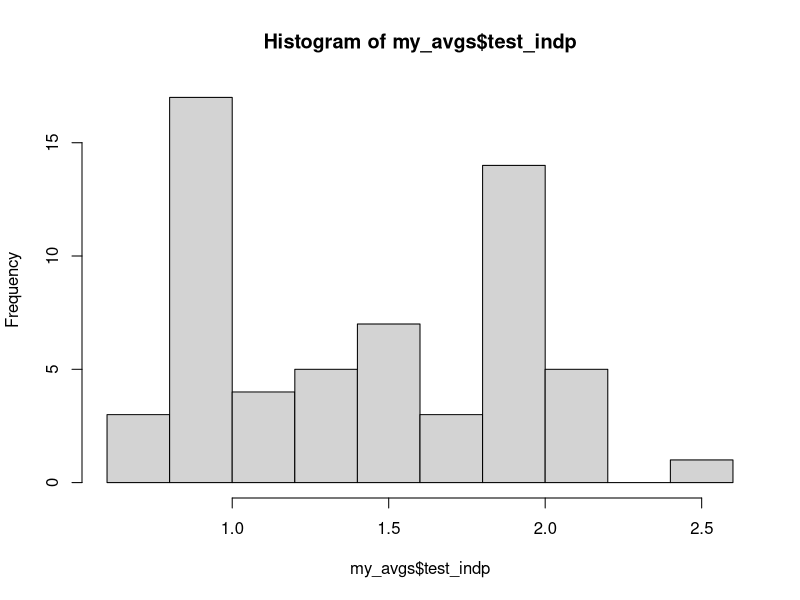
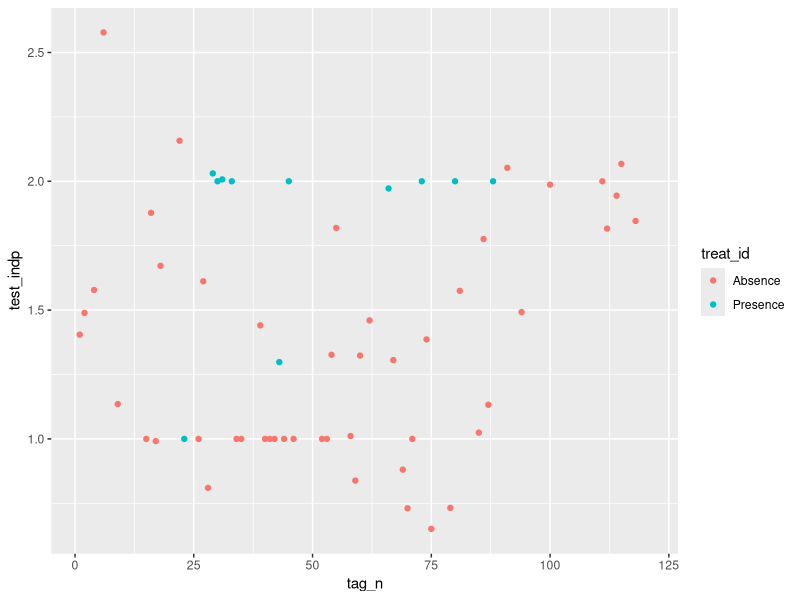
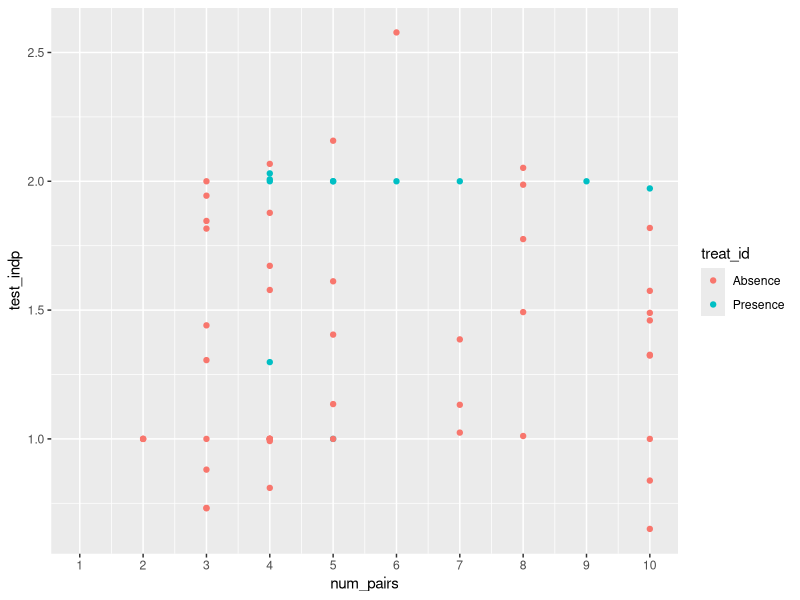

Source code (R) for these figures, in order: (Note: this script raises an error after producing the figures.)
#libraries
library(ggplot2)
library(plyr)
library(MASS)

#Custom functions
mean_NA <- function(x){ #Take means without getting errors due to NAs
  val_out <-mean(x,na.rm=T)
  return(val_out)
}

sum_NA <- function(x){
  val_out <- sum(x, na.rm=T)
  return(val_out)
}

r <- function(degrees){ #This function is for properly calculating the (x,y) after a move distance and angle
  degrees * (pi/180) #trig functions in r use radians, not degrees, so we need to convert them
}

#' Import data
data <- read.csv("data/cleaned_data_2016.csv", na.strings="NA")

#' Data cleaning
data$x <- as.numeric(data$x)
data$y <- as.numeric(data$y)

##############Calculate Independence Between Steps ################################

#' To calculate the independence between steps follow Turchin 1998 pg 250.
alive_data <- data[data$status == 0 & !is.na(data$status),]

#' Create empty matrix to store steps

head(alive_data)
my_tags <- unique(alive_data$qbtag) #creates a vector of each unique QB tag identifier
my_avgs <- as.data.frame(matrix(NA, nrow=length(my_tags), ncol=3)) #matrix to store average displacements
colnames(my_avgs) <- c("tag_n","average_x","average_y") #name columns of matrix
my_avgs$tag_n <- my_tags #fill out column of tag label

alive_data$x_dis <- NA #creates empty columns for displacement
alive_data$y_dis <- NA
alive_data$xi_min_xbar <- NA #creates empty columns for Xi - Xbar
alive_data$yi_min_ybar <- NA #creates empty columns for yi - ybar
my_avgs$s2 <- NA #empty column to store each larval s^2
my_avgs$d2 <- NA #empty column to store each larval d^2
my_avgs$num_pairs <- NA #empty column to store the number of pairs of successive observations for each caterpillar
my_avgs$treatment <- NA #empty column to store the treatment of each caterpillar

#' These loops calculate s^2 and d^2 for each larva
for(j in my_tags){#This for loop goes through the dataset and creates a temporary data set containing only the observations for larvae j
  dat_temp <- alive_data[alive_data$qbtag==j,]
  dat_temp$x_dis <- NA #creates empty columns for displacement
  dat_temp$y_dis <- NA
  dat_temp$xi_min_xbar <- NA #creates empty columns for Xi - Xbar
  dat_temp$yi_min_ybar <- NA #creates empty columns for yi - ybar
  dat_temp$xii_min_xi <- NA #creates empty columns for Xi+1 - Xi
  dat_temp$yii_min_yi <- NA #creates empty columns for Yi+1 - Yi
  
  for(i in 2:nrow(dat_temp)){ #this for loop calculates the difference in sequential time points x and y values to get displacements
    dat_temp$x_dis[i] <- dat_temp[i,"x"] - dat_temp[i-1,"x"] #calculates xi displacement
    dat_temp$y_dis[i] <- dat_temp[i,"y"] - dat_temp[i-1,"y"] #calculates yi displacement
    
    if(i == nrow(dat_temp)){#once the for loop reaches the last observation in temp dat, it averages the observations and puts them in a df
      my_avgs[my_avgs$tag_n==j,"average_x"] <- mean_NA(dat_temp$x_dis) #averages xi displacements
      my_avgs[my_avgs$tag_n==j,"average_y"] <- mean_NA(dat_temp$y_dis) #averages yi displacements
    }
    
  }
  alive_data[alive_data$qbtag==j,"x_dis"] <-dat_temp$x_dis #stores the displacements in the dataset, not necessary to store but whatevs
  alive_data[alive_data$qbtag==j,"y_dis"] <-dat_temp$y_dis
  
  for(i in 2:nrow(dat_temp)){ #This loop calculates the deviation for each displacement
    dat_temp$xi_min_xbar[i] <- dat_temp[i,"x_dis"] - my_avgs[my_avgs$tag_n==j,"average_x"] #Xi - Xbar
    dat_temp$yi_min_ybar[i] <- dat_temp[i,"y_dis"] - my_avgs[my_avgs$tag_n==j,"average_y"] #yi - ybar
  }
  
  
  for(i in 2:nrow(dat_temp)){
    dat_temp$xii_min_xi[i] <- dat_temp[i+1, "x_dis"] - dat_temp[i, "x_dis"]
    dat_temp$yii_min_yi[i] <-dat_temp[i+1, "y_dis"] - dat_temp[i, "y_dis"]
  }
  
  
  #alive_data[alive_data$qbtag==j,"xi_min_xbar"] <-dat_temp$xi_min_xbar #stores displacement deviations
  #alive_data[alive_data$qbtag==j,"yi_min_ybar"] <-dat_temp$yi_min_ybar #stores displacement deviations, not necessary for calculations
  
  sum_sq_dev <- (sum_NA(dat_temp$xi_min_xbar^2 + dat_temp$yi_min_ybar^2)) #sums all sqaured deviations
  sum_sq_dist <- (sum_NA(dat_temp$xii_min_xi^2 + dat_temp$yii_min_yi^2))
  my_avgs[my_avgs$tag_n==j, "s2"] <- (1/(nrow(dat_temp)-2))*sum_sq_dev #calculates s^2 for each larva
  my_avgs[my_avgs$tag_n==j, "d2"] <- (1/(nrow(dat_temp)-1))*sum_sq_dist #calculates d^2 for each larvae
  my_avgs[my_avgs$tag_n==j, "num_pairs"] <- nrow(dat_temp)-1 #stores the number of pairs of successive observations for each larvae
  my_avgs[my_avgs$tag_n==j, "treat_id"] <- dat_temp$treat_id[i] #stores treatment for each caterpillar, 1 = absence, 2 = presence
}
my_avgs$test_indp <- my_avgs$d2/my_avgs$s2 #calculate test statistic for independence in subsequent displacements
my_avgs$treat_id <- as.factor(my_avgs$treat_id)
my_avgs$treat_id <- mapvalues(my_avgs$treat_id, from=c("1","2"), to =c("Absence", "Presence")) #rename factor levels
sum_NA(my_avgs$test_indp > 2) # The number of caterpillars with a ratio of s^2/d^2 > 2 - values significantly greater than 2 ipmly negative autocorrelation
sum_NA(my_avgs$test_indp < 2) #Number of caterpillars with ratio < 2 - values significantly less than 2 imply positive autocorrelation

#' Plotting results
hist(my_avgs$test_indp)
ggplot(my_avgs, aes(x=tag_n, y=test_indp, colour=treat_id)) + geom_point()
#' There are a range of values for this test statistic, from less than 0.75 to above 2.5 but most are between 1 and 2, suggesting some possible positive
#' autocorrelation between subsequent displacements in at least a few of the larvae. Interestingly, most of the larvae placed in trees have a 
#' test statistic of about 2.0
ggplot(my_avgs, aes(x=num_pairs, y=test_indp, colour=treat_id)) + geom_point() + scale_x_continuous(breaks=0:10)

#' I need to compare these values to a null-distribution to interpret. Turchin recommends simulating a bunch of paths 
#' by randomly sampling from my own data, then calculating the statistic to generate the null.




##################### Simulating Data for Null Distribution of Step Independence Test Statistic ##############################



#' I want to work with only the absence larvae, since they did most of the moving.
sim_dist <- alive_data[alive_data$treat_id == "Absence",] #create the dataset to be sampled from for simulation
sim_dist <- sim_dist[!is.na(sim_dist$segment_dist),]
x<- seq(0, 35, 0.01)

#' To fit a gamma distribution, first need to scale the parameter as the numbers are too large
m_segment_dist <- sim_dist$m_segment_dist #save segment distance as it's own vector
scale_segment_dist <- scale(m_segment_dist, center=F, scale=T) #scale the segment distance
str(scale_segment_dist) #The numbers were scaled by dividing by 3.68
scale_segment_dist <- as.numeric(scale_segment_dist) #set as numeric to remove the scaling factor attribute (apparently, this needs to happen before the next line)
scale_segment_dist <- ifelse(scale_segment_dist==0, scale_segment_dist + 10^-15, scale_segment_dist) #add a small value to the 0s so a gamma can be fit
fit <- fitdist(scale_segment_dist, "gamma")
hist(scale_segment_dist, prob=T, breaks=10)
curve(dgamma(x, shape=fit$estimate[1], rate=fit$estimate[2]), add=T)


hist(sim_dist$bearing)
dist_travel_sample <- sim_dist$segment_dist #need vector of quantities to sample from
ta_sample <- sim_dist$bearing #vector for sampling


nsims <- 1000
avgs_temp <- as.data.frame(matrix(NA, nrow=1, ncol=2)) #temperorary data frame to get average values
colnames(avgs_temp) <- c("xbar", "ybar")
sim_dat <- as.data.frame(matrix(NA, nrow=nsims, ncol=4)) #data frame to hold s2 and d2 values from each simulated path
colnames(sim_dat) <- c("s2", "d2", "stat", "nmoves")
num_pairs <- my_avgs[my_avgs$num_pairs > 2, "num_pairs"] #sample from my data - the number of points within a path, better simulates the fact that not all my paths are the same length
for(j in 1:nsims){ #This loop is for creating multiple simulated paths
  nmoves <- sample(num_pairs, replace=T, 1) #sample the number points in a path
  move_temp <- as.data.frame(matrix(NA, nrow=nmoves, ncol=2)) #create an appropriately sized data frame to hold the simulated movement data
  colnames(move_temp) <- c("x","y")
  move_temp$x_dis <- NA #creates empty columns for displacement
  move_temp$y_dis <- NA
  move_temp$xi_min_xbar <- NA #creates empty columns for Xi - Xbar
  move_temp$yi_min_ybar <- NA #creates empty columns for yi - ybar
  move_temp$xii_min_xi <- NA #creates empty columns for Xi+1 - Xi
  move_temp$yii_min_yi <- NA #creates empty columns for Yi+1 - Yi
  
  for(i in 2:nmoves){
    move_temp[1,1:4] <- 0 #set starting points as (0,0)
    #dist_moved <- sample(dist_travel_sample, replace = T, 1)#sample from distribution of displacements
    #ta <- sample(ta_sample, replace=T, 1) #sample from distribution of bearings
    #The below commented out lines are an alternative way to generate the random distance moved and turning angles using a normal and uniform distribution, respectively
    #The normal distribution parameters selected based on maximum likelihood estimation from the data I collected. Would've preferred a gamma but I couldn't get it to work
    dist_moved <- (rgamma(1,  fit$estimate[1], fit$estimate[2])) * 2.23 #uses fit for gamma dist from above and multiplies by the scaling value used in finding fit
    ta <- runif(1, 0, 360)
    #if(dist_moved < 0){
    # dist_moved <- rnorm(1,  mle$estimate[1], mle$estimate[2])
    #}
    move_temp[i, 1] <- dist_moved*sin(r(ta)) + move_temp[i-1,1] #calculate the x coordinate of move i
    move_temp[i, 2]<- dist_moved*cos(r(ta)) + move_temp[i-1,2] #calculatae the y coordinate of move i
    move_temp$x_dis[i] <- dist_moved*sin(r(ta)) #calculate displacement in x direction
    move_temp$y_dis[i] <- dist_moved*cos(r(ta)) #calculate displacement in y direction
    move_temp$xii_min_xi[i] <- move_temp[i, "x_dis"] - move_temp[i-1, "x_dis"] #calculate the difference in Xi + 1 and Xi
    move_temp$yii_min_yi[i] <-move_temp[i, "y_dis"] - move_temp[i-1, "y_dis"] #Calculate difference in yi +1 and yi
    
    if(i == nmoves){ #when reaching last move in the simulated path, calculate the average x and y displacements
      avgs_temp[,1] <- mean_NA(move_temp$x_dis)
      avgs_temp[,2] <- mean_NA(move_temp$y_dis)
    }
  }
  for(i in 2:nmoves){ #calculate the difference in each ith displacement and the average (both x and y)
    move_temp$xi_min_xbar[i] <- move_temp$x_dis[i] - avgs_temp[1,1]
    move_temp$yi_min_ybar[i] <- move_temp$y_dis[i] - avgs_temp[1,2]
  }
  sum_sq_dev <- (1/(nrow(move_temp)-1))*sum_NA((move_temp$xi_min_xbar)^2 + (move_temp$yi_min_ybar)^2)
  sum_sq_dist <- (1/(nrow(move_temp)-1))*sum_NA((move_temp$xii_min_xi)^2 + (move_temp$yii_min_yi)^2)
  sim_dat[j,"s2"] <- sum_sq_dev
  sim_dat[j, "d2"] <- sum_sq_dist
  if(sim_dat[j, "d2"] == 0){
    sim_dat[j,"stat"] <- NA #some of the simulations give a d2 of 0 which causes problems, so turn these to NA instead
  } else{
    sim_dat[j,"stat"] <- sum_sq_dist/sum_sq_dev #calculate test statistic
  }
  sim_dat[j, "nmoves"] <- nmoves
  if(j%%100 ==0) {print(sprintf("Iteration: %d", j))
    flush.console()
    
  }
}  
mean(sim_dat$stat, na.rm=T)
sd(sim_dat$stat, na.rm=T)
crit_values<-quantile(sim_dat$stat, probs=c(0.025, 0.975), na.rm=T) #used to find critical (alpha = 0.05) values for the test stat under our null
hist(sim_dat$stat, prob=T, breaks=30)
abline(v=quantile(sim_dat$stat, probs=c(0.025, 0.975), na.rm=T))
sim_dat$n <- seq(1, nrow(sim_dat), 1)
ggplot(sim_dat, aes(x=n, y=stat)) + geom_point()

#' So the above chunk of code summarizes the restults of the sim, let's look at our actual data with these critical values
hist(my_avgs$test_indp, breaks=30)
abline(v=quantile(sim_dat$stat, probs=c(0.025, 0.975), na.rm=T))
which(my_avgs$test_indp < crit_values[1] | my_avgs$test_indp > crit_values[2])
length(which(my_avgs$test_indp < crit_values[1] | my_avgs$test_indp > crit_values[2]))
###########Simulation by Cluster Sampling instead of individual#############
#' I don't think this is doing what I want it to do
cluster <- sample(my_avgs$test_indp, replace=T, size=nsims)
hist(cluster)

